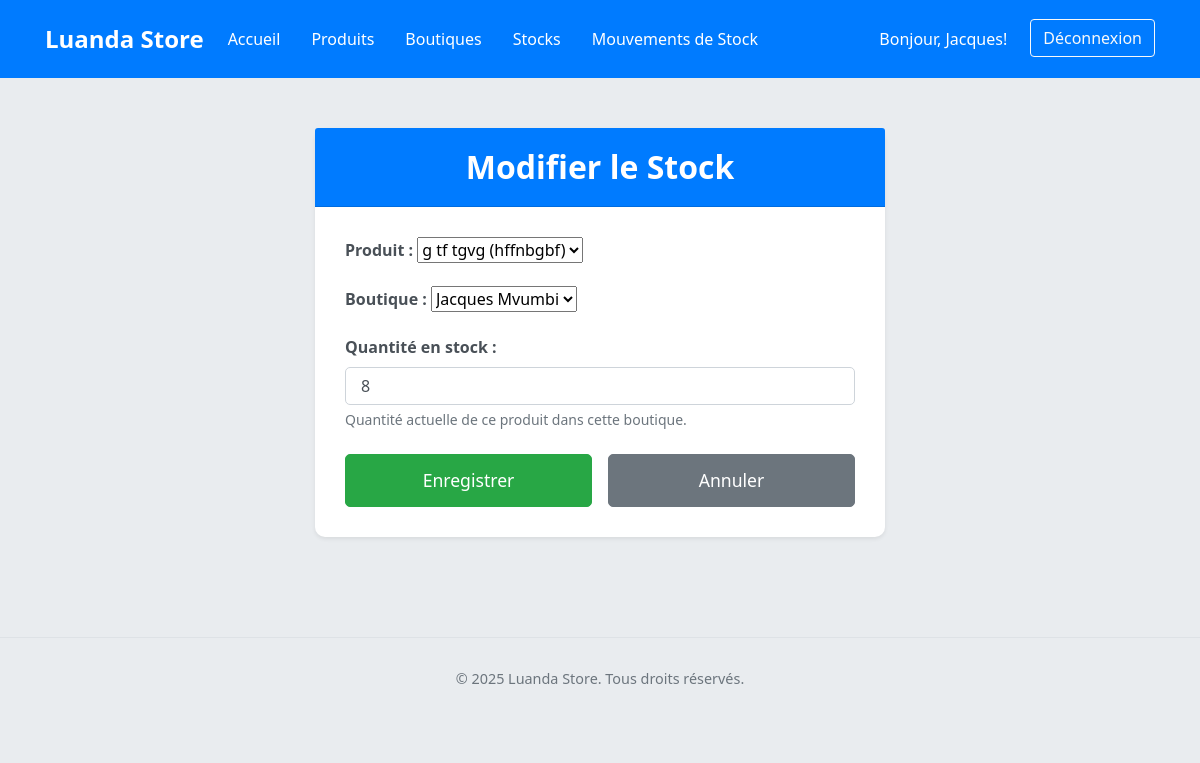
The page /products/stocks/3/edit/ (signed in) on the database its author committed.
### users/models.py (models this page shows, shortened)
class User(AbstractUser):
    ROLE_ADMIN = 'admin'
    ROLE_SELLER = 'seller'
    USER_ROLES = [
        (ROLE_ADMIN, _('Admin principal')),
        (ROLE_SELLER, _('Vendeur')),
    ]
    role = models.CharField(
        max_length=10,
        choices=USER_ROLES,
        default=ROLE_SELLER,
        verbose_name=_("Rôle")
    )
    boutique = models.ForeignKey(
        Boutique,
        on_delete=models.SET_NULL,
        null=True,
        blank=True,
        related_name='users',
        verbose_name=_("Boutique assignée")
    )
    groups = models.ManyToManyField(
        'auth.Group',
        verbose_name=_('groups'),
        blank=True,
        help_text=_(
            'The groups this user belongs to. A user will get all permissions '
            'granted to each of their groups.'
        ),
        related_name="custom_user_set", # <--- AJOUTEZ CETTE LIGNE
        related_query_name="custom_user",
    )
    user_permissions = models.ManyToManyField(
        'auth.Permission',
        verbose_name=_('user permissions'),
        blank=True,
        help_text=_('Specific permissions for this user.'),
        related_name="custom_user_permissions_set", # <--- AJOUTEZ CETTE LIGNE
        related_query_name="custom_user_permission",
    )
    class Meta:
        verbose_name = _("Utilisateur")
        verbose_name_plural = _("Utilisateurs")

### products/models.py (models this page shows, shortened)
class Stock(models.Model):
    product = models.ForeignKey(
        Produit,
        on_delete=models.CASCADE,
        related_name='stocks',
        verbose_name=_("Produit")
    )
    boutique = models.ForeignKey(
        Boutique,
        on_delete=models.CASCADE,
        related_name='stocks',
        verbose_name=_("Boutique")
    )
    quantity = models.IntegerField(default=0, verbose_name=_("Quantité"))
    last_updated = models.DateTimeField(auto_now=True, verbose_name=_("Dernière mise à jour"))
    class Meta:
        verbose_name = _("Stock")
        verbose_name_plural = _("Stocks")
        unique_together = ('product', 'boutique')

### products/views.py (the view, shortened to what this page needs)
# urls.py: path('stocks/<int:pk>/edit/', views.StockUpdateView.as_view(), name='stock_update'),
class StockUpdateView(LoginRequiredMixin, UpdateView):
    model = Stock
    form_class = StockForm
    template_name = 'products/stock_form.html'
    success_url = reverse_lazy('products:stock_list')
    def get_context_data(self, **kwargs):
        context = super().get_context_data(**kwargs)
        context['page_title'] = "Modifier le Stock"
        return context

### products/forms.py
class StockForm(forms.ModelForm):
    class Meta:
        model = Stock
        fields = ['product', 'boutique', 'quantity']
        labels = {
            'product': _("Produit"),
            'boutique': _("Boutique"),
            'quantity': _("Quantité en stock"),
        }
        help_texts = {
            'quantity': _("Quantité actuelle de ce produit dans cette boutique."),
        }
    def __init__(self, *args, **kwargs):
        super().__init__(*args, **kwargs)
        self.fields['product'].queryset = Produit.objects.all().order_by('name')
        self.fields['boutique'].queryset = Boutique.objects.all().order_by('name')

### core/models.py (called while the page is built)
    def __str__(self):
        return self.name

### products/models.py (called while the page is built)
    def __str__(self):
        return f"{self.name} ({self.product_code})"

### products/templates/products/stock_form.html (shortened to what this page needs)
<!DOCTYPE html>
<html lang="fr">
<head>
    <link href="https://stackpath.bootstrapcdn.com/bootstrap/4.5.2/css/bootstrap.min.css" rel="stylesheet">
</head>
<body>
    <nav class="navbar navbar-expand-lg navbar-dark">
        <div class="container">
            <a class="navbar-brand" href="{% url 'core:home' %}">Luanda Store</a>
            <div class="collapse navbar-collapse" id="navbarNav">
                <ul class="navbar-nav mr-auto">
                    <li class="nav-item">
                        <a class="nav-link" href="{% url 'core:home' %}">Accueil</a>
                    </li>
                    <li class="nav-item">
                        <a class="nav-link" href="{% url 'products:product_list' %}">Produits</a>
                    </li>
                    <li class="nav-item">
                        <a class="nav-link" href="{% url 'core:boutique_list' %}">Boutiques</a>
                    </li>
                    <li class="nav-item active">
                        <a class="nav-link" href="{% url 'products:stock_list' %}">Stocks <span class="sr-only">(current)</span></a>
                    </li>
                    <li class="nav-item">
                        <a class="nav-link" href="{% url 'products:mouvement_stock_list' %}">Mouvements de Stock</a>
                    </li>
                </ul>
                <ul class="navbar-nav ml-auto">
                    <li class="nav-item">
                        <span class="nav-link">Bonjour, {{ user.username }}!</span>
                    </li>
                    <li class="nav-item">
                        <form action="{% url 'users:logout' %}" method="post" class="form-inline my-2 my-lg-0">
                            <button type="submit" class="btn btn-outline-light my-2 my-sm-0">Déconnexion</button>
                        </form>
                    </li>
                </ul>
            </div>
        </div>
    </nav>
    <div class="container container-main">
        <div class="card shadow-sm border-0">
            <div class="card-header">
                <h2>{{ page_title }}</h2>
            </div>
            <div class="card-body">
                <form method="post" novalidate>
                    <div class="form-group mb-3">
                        {{ form.product.label_tag }}
                        {{ form.product }}
                    </div>
                    <div class="form-group mb-3">
                        {{ form.boutique.label_tag }}
                        {{ form.boutique }}
                    </div>
                    <div class="form-group mb-3">
                        {{ form.quantity.label_tag }}
                        <input type="number"
                               class="form-control {% if form.quantity.errors %}is-invalid{% endif %}"
                               id="{{ form.quantity.id_for_label }}"
                               name="{{ form.quantity.html_name }}"
                               value="{{ form.quantity.value|default_if_none:'' }}"
                               {% if form.quantity.field.required %}required{% endif %}
                               min="0">
                        {% if form.quantity.help_text %}
                            <small class="form-text text-muted">{{ form.quantity.help_text }}</small>
                        {% endif %}
                    </div>
                    <div class="d-flex justify-content-between mt-4">
                        <button type="submit" class="btn btn-success btn-lg flex-grow-1 mr-2">Enregistrer</button>
                        <a href="{% url 'products:stock_list' %}" class="btn btn-secondary btn-lg flex-grow-1 ml-2">Annuler</a>
                    </div>
                </form>
            </div>
        </div>
    </div>
    <footer class="footer">
        <div class="container">
            <p>&copy; 2025 Luanda Store. Tous droits réservés.</p>
        </div>
    </footer>
</body>
</html>

### products/templates/products/stock_form.html (style rules this page uses)
body { font-family: 'Segoe UI', Tahoma, Geneva, Verdana, sans-serif; background-color: #e9ecef; margin: 0; padding: 0; color: #343a40; }
.navbar { background-color: #007bff; padding: 1rem 0; }
.navbar-brand { color: #fff !important; font-weight: bold; font-size: 1.5rem; }
.navbar-nav .nav-link { color: #fff !important; margin-right: 15px; }
.container-main { padding-top: 50px; padding-bottom: 50px; max-width: 600px; }
.card { border: none; border-radius: 10px; box-shadow: 0 4px 12px rgba(0, 0, 0, 0.1); }
.card-header { background-color: #007bff; color: white; text-align: center; padding: 20px; border-top-left-radius: 10px; border-top-right-radius: 10px; }
.card-header h2 { margin-bottom: 0; font-size: 2rem; font-weight: 600; }
.card-body { padding: 30px; }
.form-group label { font-weight: bold; color: #495057; margin-bottom: 8px; }
.form-control { border-radius: 5px; border: 1px solid #ced4da; padding: 10px 15px; box-shadow: none; transition: border-color 0.15s ease-in-out, box-shadow 0.15s ease-in-out; }
.form-text { font-size: 0.875em; color: #6c757d; }
.btn-success { background-color: #28a745; border-color: #28a745; padding: 12px 25px; font-size: 1.1rem; border-radius: 5px; transition: background-color 0.2s ease; }
.btn-secondary { background-color: #6c757d; border-color: #6c757d; padding: 12px 25px; font-size: 1.1rem; border-radius: 5px; transition: background-color 0.2s ease; }
.d-flex button, .d-flex a { flex: 1; }
.d-flex button + a, .d-flex a + button { margin-left: 15px; }
.footer { text-align: center; padding: 30px; margin-top: 50px; color: #6c757d; font-size: 0.9em; border-top: 1px solid #dee2e6; }

### rows shown on the page
User: username "Jacques"
Stock: product "g tf tgvg (hffnbgbf)", boutique "Jacques Mvumbi"

### other values the page prints
{{ page_title }} "Modifier le Stock"
